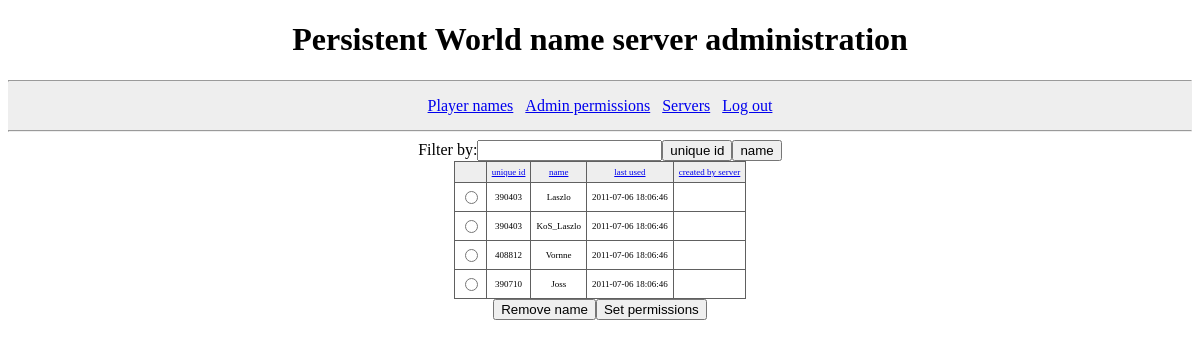
Page /pwnameserver/index.php?page=player_names (signed in) on the committed database.
### tables this page shows
CREATE TABLE player_names (
  id INT(5) UNSIGNED NOT NULL AUTO_INCREMENT,
  unique_id INT(7) UNSIGNED NOT NULL,
  name VARCHAR(28) NOT NULL,
  last_used_time TIMESTAMP DEFAULT CURRENT_TIMESTAMP ON UPDATE CURRENT_TIMESTAMP,
  inserted_by_warband_server_id INT(5) UNSIGNED DEFAULT NULL,
  PRIMARY KEY (id),
  KEY (unique_id),
  UNIQUE KEY (name)
);

### pwnameserver/log_in.php (called while the page is built, shortened)
<?php
function check_log_in()
{
  if (isset($_POST["log_in"]))
  {
    $server_name = filter_input(INPUT_POST, "server_name", FILTER_SANITIZE_STRING, FILTER_FLAG_STRIP_LOW|FILTER_FLAG_STRIP_HIGH);
    $server_password = filter_input(INPUT_POST, "server_password", FILTER_SANITIZE_STRING, FILTER_FLAG_STRIP_LOW);
    if ($server_name && $server_password)
    {
      $server_name = mysql_real_escape_string($server_name);
      $server_password = mysql_real_escape_string($server_password);
      $result = mysql_query("SELECT id, name FROM warband_servers WHERE name = '$server_name' AND password = SHA1('$server_password');");
      if ($result && $row = mysql_fetch_assoc($result))
      {
        session_regenerate_id(true);
        $_SESSION["server_id"] = $row["id"];
        $_SESSION["server_name"] = $row["name"];
        $_SESSION["time"] = time();
        return true;
      }
    }
    echo('<div class="database_error">Invalid server name or password.</div>');
  }
  else if (isset($_SESSION["server_id"], $_SESSION["server_name"], $_SESSION["time"]))
  {
    $current_time = time();
    if ($current_time - $_SESSION["time"] < 3600)
    {
      return true;
    }
    else session_destroy();
  }
  return false;
}
?>

### pwnameserver/player_names.php (the view, shortened to what this page needs)
<?php
function show_player_names()
{
  $current_uri = htmlspecialchars($_SERVER["REQUEST_URI"]);
  $desc = "";
  if (isset($_GET["order_by"]))
  {
    $order_by = explode("_", $_GET["order_by"]);
    if (count($order_by) <= 1) $desc = "_desc";
    $order_by = $order_by[0];
    $cleaned_uri = htmlspecialchars(preg_replace('/[&?]order_by=[^=&?]*/', '', $_SERVER["REQUEST_URI"]));
  }
  else
  {
    $cleaned_uri = $current_uri;
  }
  echo("<form action=\"$current_uri\" method=\"get\"><div class=\"database_actions\">");
  echo('<label for="filter_text">Filter by:</label>');
  echo('<input type="text" name="filter" id="filter_text"/>');
  echo('<input type="submit" name="by_uid" value="unique id"/>');
  echo('<input type="submit" name="by_name" value="name"/>');
  echo("</div></form>\n");
  $query = "SELECT player_names.id, unique_id, player_names.name AS player_name, last_used_time, warband_servers.name AS server_name
    FROM player_names LEFT JOIN warband_servers ON player_names.inserted_by_warband_server_id = warband_servers.id";
  $query .= ";";
  $result = mysql_query($query);
  echo("<form action=\"$current_uri\" method=\"post\">");
  echo('<table class="database_view"><thead><tr><th/>');
  echo("<th><a href=\"$cleaned_uri&amp;order_by=uid$desc\">unique id</a></th>");
  echo("<th><a href=\"$cleaned_uri&amp;order_by=name$desc\">name</a></th>");
  echo("<th><a href=\"$cleaned_uri&amp;order_by=date$desc\">last used</a></th>");
  echo("<th><a href=\"$cleaned_uri&amp;order_by=server$desc\">created by server</a></th>");
  echo('</tr></thead><tbody>');
  while ($row = mysql_fetch_assoc($result))
  {
    $rb_id = "rb_$row[id]";
    echo("<tr><td><input type=\"radio\" name=\"id\" value=\"$row[id]\" id=\"$rb_id\"/></td>");
    echo("<td><label for=\"$rb_id\">$row[unique_id]</label></td>");
    $player_name = htmlspecialchars($row["player_name"]);
    echo("<td><label for=\"$rb_id\">$player_name</label></td>");
    echo("<td><label for=\"$rb_id\">$row[last_used_time]</label></td>");
    $server_name = htmlspecialchars($row["server_name"]);
    echo("<td><label for=\"$rb_id\">$server_name</label></td>");
    echo("</tr>\n");
  }
  echo("</tbody></table>\n");
  echo('<div class="database_actions">');
  echo('<input type="submit" name="remove_name" value="Remove name"/>');
  echo('<input type="submit" name="set_permissions" value="Set permissions"/>');
  echo("</div></form>\n");
}
?>

### pwnameserver/index.php (shortened to what this page needs)
<!DOCTYPE html PUBLIC "-//W3C//DTD XHTML 1.0 Strict//EN" "http://www.w3.org/TR/xhtml1/DTD/xhtml1-strict.dtd">
<html>
<head>
<link rel="stylesheet" type="text/css" href="main.css" />
</head>
<body>
<div id="header">
<h1>Persistent World name server administration</h1>
</div>
<div id="menu">
<hr/>
<a href="?page=player_names">Player names</a>
&nbsp;&nbsp;<a href="?page=admin_permissions">Admin permissions</a>
&nbsp;&nbsp;<a href="?page=servers">Servers</a>
&nbsp;&nbsp;<a href="?page=log_out">Log out</a>
<hr/>
</div>
<div id="page">
<?php
require("log_in.php");
if (!check_log_in())
{
  show_log_in();
}
else if (isset($_GET['page']))
{
  switch ($_GET['page'])
  {
  case 'player_names':
    require("player_names.php");
    show_player_names();
    break;
  }
}
?>
</div>
</body>
</html>

### pwnameserver/main.css (style rules this page uses)
#header { text-align: center; }
#menu { line-height: 2em; text-align: center; background-color: #eeeeee; }
.database_view { border: 1px solid #606060; border-collapse: collapse; overflow: scroll; text-align: center; margin-left: auto; margin-right: auto; }
.database_view th, td { font-size: xx-small; border: 1px solid #606060; padding: 5px; }
.database_view th { font-weight: normal; background-color: #eeeeee; }
div.database_actions { text-align: center; }

### rows in the picture
player_names: unique "390403", name "Laszlo", last_used_time "2011-07-06 18:06:46"
player_names: unique "390403", name "KoS_Laszlo", last_used_time "2011-07-06 18:06:46"
player_names: unique "408812", name "Vornne", last_used_time "2011-07-06 18:06:46"
player_names: unique "390710", name "Joss", last_used_time "2011-07-06 18:06:46"
